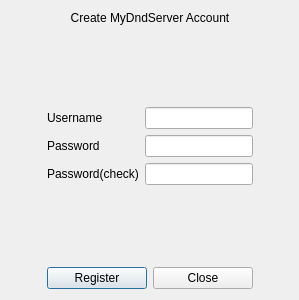
<?xml version="1.0" encoding="UTF-8"?>
<ui version="4.0">
 <class>Register</class>
 <widget class="QDialog" name="Register">
  <property name="geometry">
   <rect>
    <x>0</x>
    <y>0</y>
    <width>299</width>
    <height>300</height>
   </rect>
  </property>
  <property name="windowTitle">
   <string>Register to this MyDndServer</string>
  </property>
  <property name="windowIcon">
   <iconset resource="LibraryAyimea/Ayimea.qrc">
    <normaloff>:/img/Ayimea.ico</normaloff>:/img/Ayimea.ico</iconset>
  </property>
  <layout class="QHBoxLayout" name="horizontalLayout_3">
   <item>
    <spacer name="horizontalSpacer">
     <property name="orientation">
      <enum>Qt::Horizontal</enum>
     </property>
     <property name="sizeHint" stdset="0">
      <size>
       <width>13</width>
       <height>20</height>
      </size>
     </property>
    </spacer>
   </item>
   <item>
    <layout class="QVBoxLayout" name="verticalLayout_3" stretch="0,0,1,0,0">
     <item>
      <widget class="QLabel" name="label">
       <property name="layoutDirection">
        <enum>Qt::LeftToRight</enum>
       </property>
       <property name="inputMethodHints">
        <set>Qt::ImhUrlCharactersOnly</set>
       </property>
       <property name="text">
        <string>Create MyDndServer Account</string>
       </property>
       <property name="alignment">
        <set>Qt::AlignCenter</set>
       </property>
      </widget>
     </item>
     <item>
      <spacer name="verticalSpacer_2">
       <property name="orientation">
        <enum>Qt::Vertical</enum>
       </property>
       <property name="sizeHint" stdset="0">
        <size>
         <width>20</width>
         <height>40</height>
        </size>
       </property>
      </spacer>
     </item>
     <item>
      <layout class="QHBoxLayout" name="horizontalLayout" stretch="0,1">
       <item>
        <layout class="QVBoxLayout" name="verticalLayout">
         <item>
          <widget class="QLabel" name="label_2">
           <property name="text">
            <string>Username</string>
           </property>
          </widget>
         </item>
         <item>
          <widget class="QLabel" name="label_3">
           <property name="text">
            <string>Password</string>
           </property>
          </widget>
         </item>
         <item>
          <widget class="QLabel" name="label_4">
           <property name="text">
            <string>Password(check)</string>
           </property>
          </widget>
         </item>
        </layout>
       </item>
       <item>
        <layout class="QVBoxLayout" name="verticalLayout_2">
         <item>
          <widget class="QLineEdit" name="username"/>
         </item>
         <item>
          <widget class="QLineEdit" name="password"/>
         </item>
         <item>
          <widget class="QLineEdit" name="password_check"/>
         </item>
        </layout>
       </item>
      </layout>
     </item>
     <item>
      <spacer name="verticalSpacer">
       <property name="orientation">
        <enum>Qt::Vertical</enum>
       </property>
       <property name="sizeHint" stdset="0">
        <size>
         <width>20</width>
         <height>40</height>
        </size>
       </property>
      </spacer>
     </item>
     <item>
      <layout class="QHBoxLayout" name="horizontalLayout_2">
       <item>
        <widget class="QPushButton" name="btn_register">
         <property name="text">
          <string>Register</string>
         </property>
        </widget>
       </item>
       <item>
        <widget class="QPushButton" name="btn_close">
         <property name="text">
          <string>Close</string>
         </property>
        </widget>
       </item>
      </layout>
     </item>
    </layout>
   </item>
   <item>
    <spacer name="horizontalSpacer_2">
     <property name="orientation">
      <enum>Qt::Horizontal</enum>
     </property>
     <property name="sizeHint" stdset="0">
      <size>
       <width>13</width>
       <height>20</height>
      </size>
     </property>
    </spacer>
   </item>
  </layout>
 </widget>
 <resources>
  <include location="LibraryAyimea/Ayimea.qrc"/>
 </resources>
 <connections/>
</ui>
